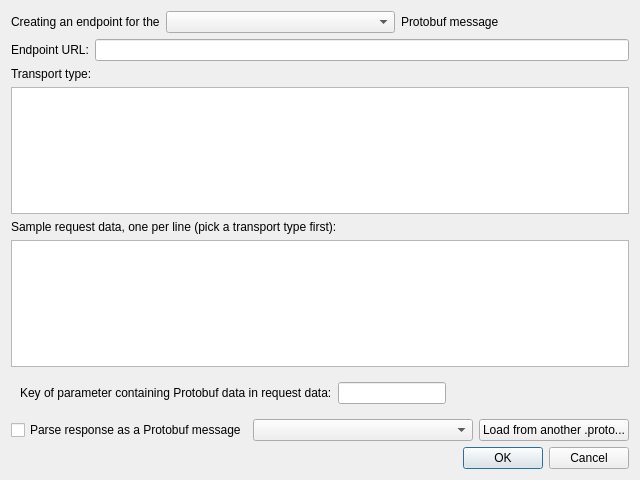
<?xml version="1.0" encoding="UTF-8"?>
<ui version="4.0">
 <class>createEndpoint</class>
 <widget class="QDialog" name="createEndpoint">
  <property name="geometry">
   <rect>
    <x>0</x>
    <y>0</y>
    <width>640</width>
    <height>480</height>
   </rect>
  </property>
  <property name="windowTitle">
   <string>Create an endpoint</string>
  </property>
  <property name="locale">
   <locale language="English" country="UnitedStates"/>
  </property>
  <layout class="QVBoxLayout" name="verticalLayout">
   <item>
    <layout class="QHBoxLayout" name="horizontalLayout">
     <item>
      <widget class="QLabel" name="label">
       <property name="sizePolicy">
        <sizepolicy hsizetype="Maximum" vsizetype="Preferred">
         <horstretch>0</horstretch>
         <verstretch>0</verstretch>
        </sizepolicy>
       </property>
       <property name="text">
        <string>Creating an endpoint for the</string>
       </property>
      </widget>
     </item>
     <item>
      <widget class="QComboBox" name="pbRequestCombo"/>
     </item>
     <item>
      <widget class="QLabel" name="label_5">
       <property name="text">
        <string>Protobuf message</string>
       </property>
      </widget>
     </item>
    </layout>
   </item>
   <item>
    <layout class="QFormLayout" name="formLayout">
     <item row="0" column="0">
      <widget class="QLabel" name="endpointUrlLabel">
       <property name="text">
        <string>Endpoint URL:</string>
       </property>
      </widget>
     </item>
     <item row="0" column="1">
      <widget class="QLineEdit" name="endpointUrl"/>
     </item>
    </layout>
   </item>
   <item>
    <widget class="QLabel" name="label_2">
     <property name="text">
      <string>Transport type:</string>
     </property>
    </widget>
   </item>
   <item>
    <widget class="QListWidget" name="transports"/>
   </item>
   <item>
    <widget class="QWidget" name="reqDataSubform" native="true">
     <layout class="QVBoxLayout" name="reqDataSubform_2">
      <property name="leftMargin">
       <number>0</number>
      </property>
      <property name="topMargin">
       <number>0</number>
      </property>
      <property name="rightMargin">
       <number>0</number>
      </property>
      <property name="bottomMargin">
       <number>0</number>
      </property>
      <item>
       <widget class="QLabel" name="sampleDataLabel">
        <property name="text">
         <string>Sample request data, one per line (pick a transport type first):</string>
        </property>
       </widget>
      </item>
      <item>
       <widget class="QPlainTextEdit" name="sampleData"/>
      </item>
      <item>
       <widget class="QWidget" name="pbParamSubform" native="true">
        <layout class="QFormLayout" name="pbParamSubform_2">
         <item row="0" column="0">
          <widget class="QLabel" name="pbParamKeyLabel">
           <property name="text">
            <string>Key of parameter containing Protobuf data in request data:</string>
           </property>
          </widget>
         </item>
         <item row="0" column="1">
          <widget class="QLineEdit" name="pbParamKey">
           <property name="sizePolicy">
            <sizepolicy hsizetype="Fixed" vsizetype="Fixed">
             <horstretch>0</horstretch>
             <verstretch>0</verstretch>
            </sizepolicy>
           </property>
          </widget>
         </item>
        </layout>
       </widget>
      </item>
     </layout>
    </widget>
   </item>
   <item>
    <layout class="QHBoxLayout" name="horizontalLayout_2">
     <item>
      <widget class="QCheckBox" name="parsePbCheckbox">
       <property name="sizePolicy">
        <sizepolicy hsizetype="Maximum" vsizetype="Fixed">
         <horstretch>0</horstretch>
         <verstretch>0</verstretch>
        </sizepolicy>
       </property>
       <property name="text">
        <string>Parse response as a Protobuf message</string>
       </property>
      </widget>
     </item>
     <item>
      <widget class="QComboBox" name="pbRespCombo">
       <property name="sizePolicy">
        <sizepolicy hsizetype="Expanding" vsizetype="Fixed">
         <horstretch>0</horstretch>
         <verstretch>0</verstretch>
        </sizepolicy>
       </property>
      </widget>
     </item>
     <item>
      <widget class="QPushButton" name="loadRespPbBtn">
       <property name="text">
        <string>Load from another .proto...</string>
       </property>
      </widget>
     </item>
    </layout>
   </item>
   <item>
    <widget class="QDialogButtonBox" name="buttonBox">
     <property name="orientation">
      <enum>Qt::Horizontal</enum>
     </property>
     <property name="standardButtons">
      <set>QDialogButtonBox::Cancel|QDialogButtonBox::Ok</set>
     </property>
    </widget>
   </item>
  </layout>
 </widget>
 <resources/>
 <connections>
  <connection>
   <sender>buttonBox</sender>
   <signal>rejected()</signal>
   <receiver>createEndpoint</receiver>
   <slot>reject()</slot>
   <hints>
    <hint type="sourcelabel">
     <x>316</x>
     <y>260</y>
    </hint>
    <hint type="destinationlabel">
     <x>286</x>
     <y>274</y>
    </hint>
   </hints>
  </connection>
 </connections>
</ui>
